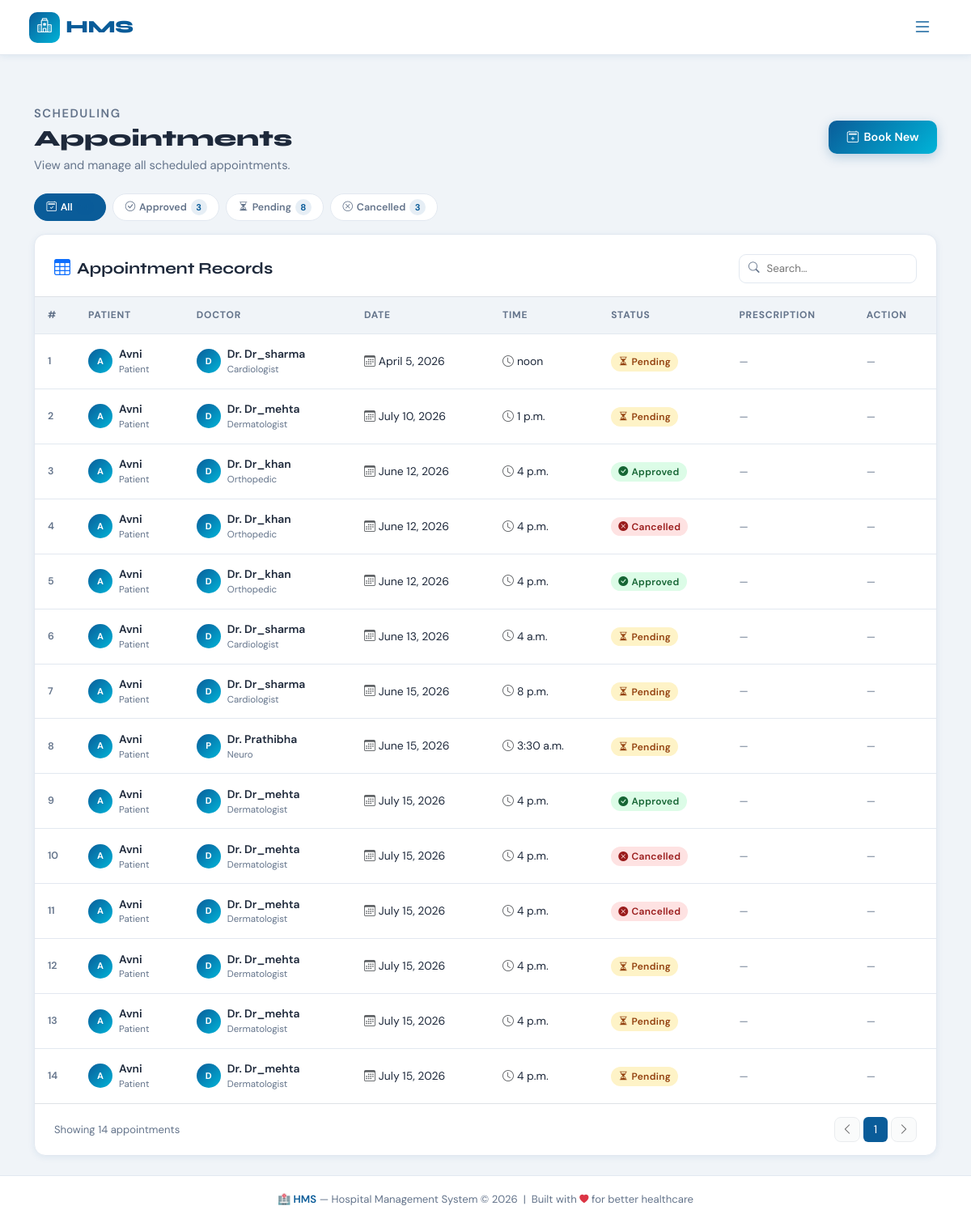
/appointments/ (signed in), run on the app's committed database.
### appointments/models.py (models this page shows, shortened)
class Appointment(models.Model):
    STATUS_CHOICES = (
        ('Pending', 'Pending'),
        ('Approved', 'Approved'),
        ('Completed', 'Completed'),
        ('Cancelled', 'Cancelled'),
    )
    doctor = models.ForeignKey(Doctor, on_delete=models.CASCADE)
    patient = models.ForeignKey(Patient, on_delete=models.CASCADE)
    date = models.DateField()
    time = models.TimeField()
    status = models.CharField(max_length=20, choices=STATUS_CHOICES, default='Pending')

### patients/models.py (models this page shows, shortened)
class Patient(models.Model):
    user = models.OneToOneField(User, on_delete=models.CASCADE)
    age = models.IntegerField()
    gender = models.CharField(max_length=10)
    phone = models.CharField(max_length=15)

### accounts/models.py (models this page shows)
class User(AbstractUser):
    ROLE_CHOICES = (
        ('admin', 'Admin'),
        ('doctor', 'Doctor'),
        ('patient', 'Patient'),
    )
    role = models.CharField(max_length=10, choices=ROLE_CHOICES)

### doctors/models.py (models this page shows, shortened)
class Doctor(models.Model):
    user = models.OneToOneField(
        User,
        on_delete=models.CASCADE
    )
    specialization = models.CharField(
        max_length=100
    )
    phone = models.CharField(
        max_length=15
    )

### core/views.py (the view)
# urls.py: path('appointments/', appointment_list, name='appointment_list'),
@login_required
def appointment_list(request):
    user = request.user
    if user.role == 'admin':
        appointments = Appointment.objects.all()
    elif user.role == 'doctor':
        doctor = Doctor.objects.get(user=user)
        appointments = Appointment.objects.filter(
            doctor=doctor
        )
    else:
        patient = Patient.objects.get(user=user)
        appointments = Appointment.objects.filter(
            patient=patient
        )
    context = {
        'appointments': appointments
    }
    return render(
        request,
        'appointments/list.html',
        context
    )

### templates/appointments/list.html (shortened to what this page needs)
{% extends 'base.html' %}
{% block content %}
<div class="container py-4">
  <div class="page-header fade-up">
    <div class="d-flex align-items-center justify-content-between flex-wrap gap-3">
      <div>
        <p class="section-eyebrow mb-1">Scheduling</p>
        <h1>Appointments</h1>
        <p>View and manage all scheduled appointments.</p>
      </div>
      <a href="{% url 'book_appointment' %}" class="btn-hms-primary">
        <i class="bi bi-calendar2-plus"></i> Book New
      </a>
    </div>
  </div>
  <div class="d-flex gap-2 flex-wrap mb-3 fade-up fade-up-d1">
    <button class="filter-pill all active" data-filter="all">
      <i class="bi bi-calendar2-check"></i> All
      <span class="appt-count" id="countAll">{{ appointments|length }}</span>
    </button>
    <button class="filter-pill approved" data-filter="Approved">
      <i class="bi bi-check-circle"></i> Approved
      <span class="appt-count" id="countApproved">—</span>
    </button>
    <button class="filter-pill pending" data-filter="Pending">
      <i class="bi bi-hourglass-split"></i> Pending
      <span class="appt-count" id="countPending">—</span>
    </button>
    <button class="filter-pill cancelled" data-filter="Cancelled">
      <i class="bi bi-x-circle"></i> Cancelled
      <span class="appt-count" id="countCancelled">—</span>
    </button>
  </div>
  <div class="hms-card p-0 overflow-hidden fade-up fade-up-d2">
    <div class="d-flex align-items-center justify-content-between p-4 pb-3 border-bottom">
      <div>
        <h5 style="font-family:'Syne',sans-serif;font-weight:700;margin:0">
          <i class="bi bi-table text-primary me-2"></i>Appointment Records
        </h5>
      </div>
      <div style="position:relative;width:220px;">
        <i class="bi bi-search" style="position:absolute;left:.75rem;top:50%;transform:translateY(-50%);color:var(--hms-muted);font-size:.85rem"></i>
        <input type="text" id="apptSearch" placeholder="Search…"
               style="border:1.5px solid var(--hms-border);border-radius:9px;padding:.45rem .9rem .45rem 2.1rem;font-size:.83rem;width:100%;color:var(--hms-text);background:#fff;transition:.2s"
               onfocus="this.style.borderColor='var(--hms-accent)'"
               onblur="this.style.borderColor='var(--hms-border)'">
      </div>
    </div>
    <div class="table-responsive">
      <table class="hms-table" id="apptTable">
        <thead>
          <tr>
            <th style="width:50px">#</th>
            <th>Patient</th>
            <th>Doctor</th>
            <th>Date</th>
            <th>Time</th>
            <th>Status</th>
            <th>Prescription</th>
            <th>Action</th>
          </tr>
        </thead>
        <tbody id="apptTbody">
          {% for appt in appointments %}
          <tr class="appt-row" data-status="{{ appt.status }}">
            <td style="color:var(--hms-muted);font-size:.78rem;font-weight:600">
              {{ forloop.counter }}
            </td>
            <td>
              <div class="d-flex align-items-center gap-2">
                <div class="nav-avatar" style="width:30px;height:30px;font-size:.7rem">
                  {{ appt.patient.user.username|first|upper }}
                </div>
                <div>
                  <div style="font-weight:600;font-size:.87rem">{{ appt.patient.user.username }}</div>
                  <div style="font-size:.72rem;color:var(--hms-muted)">Patient</div>
                </div>
              </div>
            </td>
            <td>
              <div class="d-flex align-items-center gap-2">
                <div class="nav-avatar" style="width:30px;height:30px;font-size:.7rem;background:linear-gradient(135deg,#0A5C99,#00B4D8)">
                  {{ appt.doctor.user.username|first|upper }}
                </div>
                <div>
                  <div style="font-weight:600;font-size:.87rem">Dr. {{ appt.doctor.user.username }}</div>
                  <div style="font-size:.72rem;color:var(--hms-muted)">
                    {{ appt.doctor.specialization|default:"Specialist" }}
                  </div>
                </div>
              </div>
            </td>
            <td>
              <div class="d-flex align-items-center gap-1" style="font-size:.87rem">
                <i class="bi bi-calendar3 text-muted"></i>
                {{ appt.date }}
              </div>
            </td>
            <td>
              <div class="d-flex align-items-center gap-1" style="font-size:.87rem">
                <i class="bi bi-clock text-muted"></i>
                {{ appt.time }}
              </div>
            </td>
           <td>
  {% if appt.status == 'Approved' %}
    <span class="hms-badge badge-approved">
      <i class="bi bi-check-circle-fill me-1"></i>Approved
    </span>
  {% elif appt.status == 'Pending' %}
    <span class="hms-badge badge-pending">
      <i class="bi bi-hourglass-split me-1"></i>Pending
    </span>
  {% elif appt.status == 'Cancelled' %}
    <span class="hms-badge badge-cancelled">
      <i class="bi bi-x-circle-fill me-1"></i>Cancelled
    </span>
  {% else %}
    <span class="hms-badge"
          style="background:var(--hms-bg);color:var(--hms-muted)">
      {{ appt.status }}
    </span>
  {% endif %}
</td>
<td>
  {% if request.user.role == 'doctor' or request.user.role == 'admin' %}
      {% if appt.status == 'Pending' %}
          <div class="d-flex gap-1">
              <a href="{% url 'approve_appointment' appt.id %}"
                 class="btn btn-success btn-sm">
                  <i class="bi bi-check-circle"></i>
                  Approve
              </a>
              <a href="{% url 'cancel_appointment' appt.id %}"
                 class="btn btn-danger btn-sm">
                  <i class="bi bi-x-circle"></i>
                  Cancel
              </a>
          </div>
      {% else %}
          <span style="color:var(--hms-muted);font-size:.8rem;">
              No Action
          </span>
      {% endif %}
  {% else %}
      <span style="color:var(--hms-muted);font-size:.8rem;">
          —
      </span>
  {% endif %}
</td>
<td>
    {% if request.user.role == 'doctor' %}
        <a href="{% url 'add_prescription' appt.id %}"
           class="btn btn-primary btn-sm">
            <i class="bi bi-file-earmark-medical"></i>
            Prescription
        </a>
    {% else %}
        <span style="color:var(--hms-muted);font-size:.8rem;">
            —
        </span>
    {% endif %}
</td>
          </tr>
          {% endfor %}
        </tbody>
      </table>
    </div>
    <div class="d-flex align-items-center justify-content-between px-4 py-3 border-top" style="font-size:.82rem;color:var(--hms-muted)">
      <span id="showingLabel">Showing {{ appointments|length }} appointment{{ appointments|length|pluralize }}</span>
      <div class="d-flex gap-1">
        <button class="btn btn-sm btn-light rounded-3 border" disabled>
          <i class="bi bi-chevron-left"></i>
        </button>
        <button class="btn btn-sm" style="background:var(--hms-primary);color:#fff;border-radius:6px;min-width:30px">1</button>
        <button class="btn btn-sm btn-light rounded-3 border" disabled>
          <i class="bi bi-chevron-right"></i>
        </button>
      </div>
    </div>
  </div>
</div>
{% endblock %}

### templates/base.html (style rules this page uses)
:root { --hms-primary: #0A5C99; --hms-primary-dk: #073F6B; --hms-accent: #00B4D8; --hms-accent-lt: #90E0EF; --hms-success: #22C55E; --hms-warning: #F59E0B; --hms-danger: #EF4444; --hms-bg: #F0F4F8; --hms-card: #FFFFFF; --hms-text: #1E293B; --hms-muted: #64748B; --hms-border: #E2E8F0; --hms-shadow-sm: 0 2px 8px rgba(10,92,153,.08); --hms-shadow: 0 4px 24px rgba(10,92,153,.12); --hms-shadow-lg: 0 8px 40px rgba(10,92,153,.18); --hms-radius: 14px; --hms-radius-sm: 8px; --nav-h: 68px; }
*, *::before, *::after { box-sizing: border-box; }
html { scroll-behavior: smooth; }
body { font-family: 'DM Sans', sans-serif; background: var(--hms-bg); color: var(--hms-text); min-height: 100vh; padding-top: var(--nav-h); }
h1,h2,h3,h4,h5,h6 { font-family: 'Syne', sans-serif; }
a { text-decoration: none; }
.nav-avatar { width: 30px; height: 30px; border-radius: 50%; background: linear-gradient(135deg, var(--hms-primary), var(--hms-accent)); display: flex; align-items: center; justify-content: center; color: #fff; font-size: .75rem; font-weight: 700; }
.hms-card { background: var(--hms-card); border: 1px solid var(--hms-border); border-radius: var(--hms-radius); box-shadow: var(--hms-shadow-sm); transition: box-shadow .25s, transform .25s; }
.section-eyebrow { font-size: .75rem; font-weight: 600; letter-spacing: 1.5px; text-transform: uppercase; color: var(--hms-accent); }
.badge-pending { background: #FEF3C7; color: #92400E; }
.badge-approved { background: #DCFCE7; color: #166534; }
.badge-cancelled { background: #FEE2E2; color: #991B1B; }
.hms-badge { padding: .32em .75em; border-radius: 50px; font-size: .75rem; font-weight: 600; letter-spacing: .3px; }
.btn-hms-primary { background: linear-gradient(135deg, var(--hms-primary), var(--hms-accent)); color: #fff; border: none; border-radius: 10px; font-weight: 600; font-size: .9rem; padding: .6rem 1.4rem; box-shadow: 0 4px 14px rgba(10,92,153,.25); transition: all .25s; display: inline-flex; align-items: center; gap: .4rem; }
.hms-table { width: 100%; border-collapse: separate; border-spacing: 0; }
.hms-table thead th { background: var(--hms-bg); color: var(--hms-muted); font-size: .75rem; font-weight: 700; letter-spacing: .8px; text-transform: uppercase; padding: .85rem 1rem; border-bottom: 1px solid var(--hms-border); }
.hms-table tbody tr { transition: background .15s; }
.hms-table tbody td { padding: .9rem 1rem; font-size: .88rem; border-bottom: 1px solid var(--hms-border); vertical-align: middle; }
.hms-table tbody tr:last-child td { border-bottom: none; }
.page-header { padding: 2rem 0 1.5rem; }
.page-header h1 { font-size: 1.75rem; font-weight: 800; color: var(--hms-text); margin: 0; }
.page-header p { color: var(--hms-muted); margin: .3rem 0 0; font-size: .92rem; }
.fade-up { animation: fadeUp .5s ease both; }
.fade-up-d1 { animation-delay: .1s; }
.fade-up-d2 { animation-delay: .2s; }

### templates/appointments/list.html (style rules this page uses)
.filter-pill { display: inline-flex; align-items: center; gap: .3rem; padding: .35rem .9rem; border-radius: 50px; font-size: .78rem; font-weight: 600; border: 1.5px solid var(--hms-border); background: var(--hms-card); color: var(--hms-muted); cursor: pointer; transition: all .2s; user-select: none; }
.filter-pill:hover, .filter-pill.active { background: var(--hms-primary); border-color: var(--hms-primary); color: #fff; }
.filter-pill.all.active { background:var(--hms-primary); border-color:var(--hms-primary); }
.appt-count { display: inline-flex; align-items: center; justify-content: center; min-width: 20px; height: 20px; background: rgba(10,92,153,.1); color: var(--hms-primary); border-radius: 50px; font-size: .7rem; font-weight: 700; padding: 0 5px; }

### data on the page
Appointment: patient.user.username|first "A", patient.user.username "Avni", doctor.user.username|first "D", doctor.user.username "Dr_sharma", doctor.specialization "Cardiologist", date "April 5, 2026", time "noon", status "Pending" (drawn)
Appointment: patient.user.username|first "A", patient.user.username "Avni", doctor.user.username|first "D", doctor.user.username "Dr_mehta", doctor.specialization "Dermatologist", date "July 10, 2026", time "1 p.m.", status "Pending" (drawn)
Appointment: patient.user.username|first "A", patient.user.username "Avni", doctor.user.username|first "D", doctor.user.username "Dr_khan", doctor.specialization "Orthopedic", date "June 12, 2026", time "4 p.m.", status "Approved" (drawn)
Appointment: patient.user.username|first "A", patient.user.username "Avni", doctor.user.username|first "D", doctor.user.username "Dr_khan", doctor.specialization "Orthopedic", date "June 12, 2026", time "4 p.m.", status "Cancelled" (drawn)
Appointment: patient.user.username|first "A", patient.user.username "Avni", doctor.user.username|first "D", doctor.user.username "Dr_khan", doctor.specialization "Orthopedic", date "June 12, 2026", time "4 p.m.", status "Approved" (drawn)
Appointment: patient.user.username|first "A", patient.user.username "Avni", doctor.user.username|first "D", doctor.user.username "Dr_sharma", doctor.specialization "Cardiologist", date "June 13, 2026", time "4 a.m.", status "Pending" (drawn)
Appointment: patient.user.username|first "A", patient.user.username "Avni", doctor.user.username|first "D", doctor.user.username "Dr_sharma", doctor.specialization "Cardiologist", date "June 15, 2026", time "8 p.m.", status "Pending" (drawn)
Appointment: patient.user.username|first "A", patient.user.username "Avni", doctor.user.username|first "P", doctor.user.username "Prathibha", doctor.specialization "Neuro", date "June 15, 2026", time "3:30 a.m.", status "Pending" (drawn)
Appointment: patient.user.username|first "A", patient.user.username "Avni", doctor.user.username|first "D", doctor.user.username "Dr_mehta", doctor.specialization "Dermatologist", date "July 15, 2026", time "4 p.m.", status "Approved" (drawn)
Appointment: patient.user.username|first "A", patient.user.username "Avni", doctor.user.username|first "D", doctor.user.username "Dr_mehta", doctor.specialization "Dermatologist", date "July 15, 2026", time "4 p.m.", status "Cancelled" (drawn)
Appointment: patient.user.username|first "A", patient.user.username "Avni", doctor.user.username|first "D", doctor.user.username "Dr_mehta", doctor.specialization "Dermatologist", date "July 15, 2026", time "4 p.m.", status "Cancelled" (drawn)
Appointment: patient.user.username|first "A", patient.user.username "Avni", doctor.user.username|first "D", doctor.user.username "Dr_mehta", doctor.specialization "Dermatologist", date "July 15, 2026", time "4 p.m.", status "Pending" (drawn)
Appointment: patient.user.username|first "A", patient.user.username "Avni", doctor.user.username|first "D", doctor.user.username "Dr_mehta", doctor.specialization "Dermatologist", date "July 15, 2026", time "4 p.m.", status "Pending" (drawn)
Appointment: patient.user.username|first "A", patient.user.username "Avni", doctor.user.username|first "D", doctor.user.username "Dr_mehta", doctor.specialization "Dermatologist", date "July 15, 2026", time "4 p.m.", status "Pending" (drawn)

### other printed values
{{ appointments|length }} "14"
